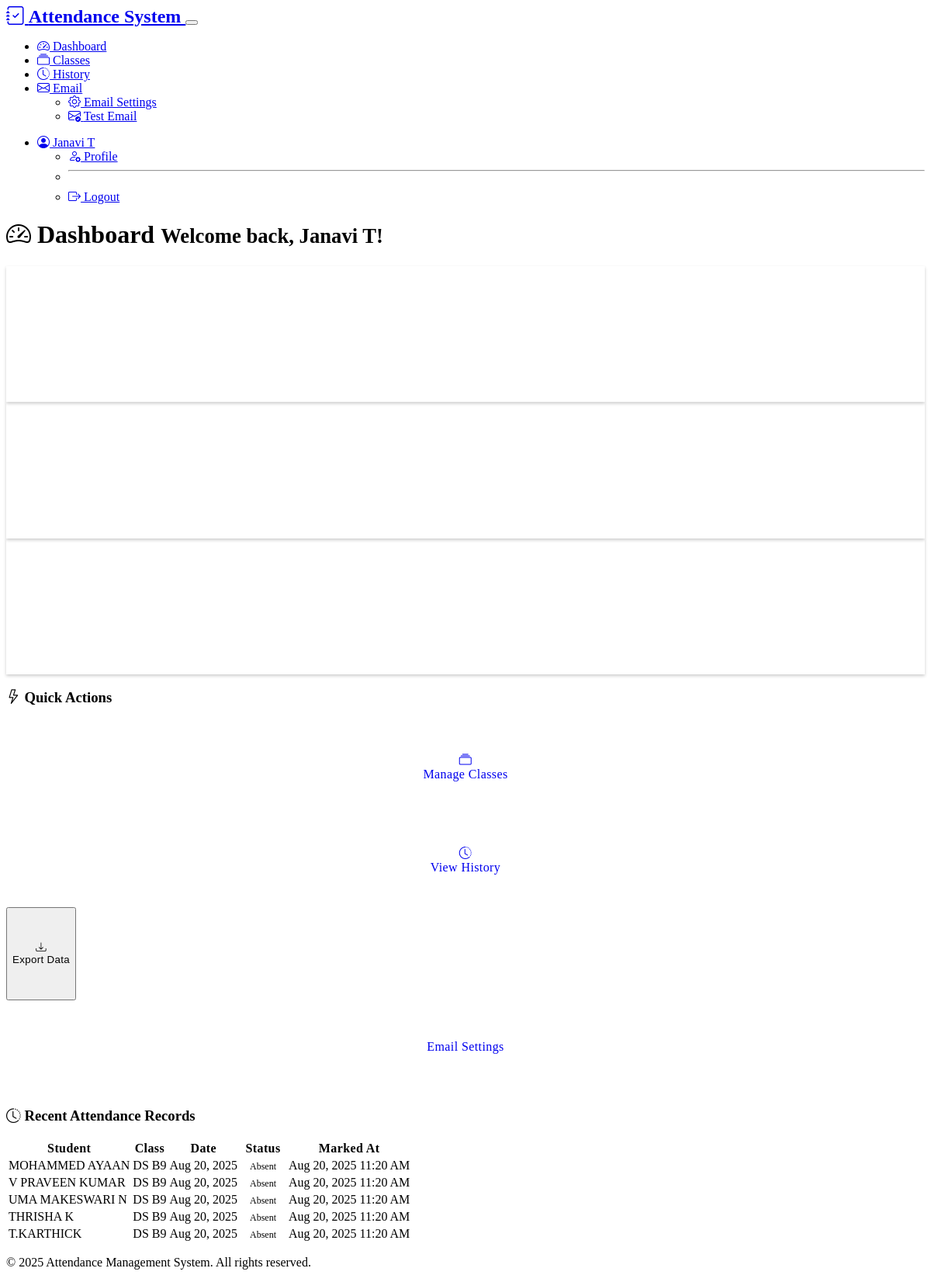
The page /dashboard (signed in) on the database its author committed.
### models.py (models this page shows, shortened)
class Attendance(db.Model):
    id = db.Column(db.Integer, primary_key=True)
    student_id = db.Column(db.Integer, db.ForeignKey('student.id'), nullable=False)
    class_id = db.Column(db.Integer, db.ForeignKey('class.id'), nullable=False)
    date = db.Column(db.Date, nullable=False)
    status = db.Column(db.String(20), nullable=False)  # Present, Absent, Late
    marked_at = db.Column(db.DateTime, default=datetime.utcnow)
    email_sent = db.Column(db.Boolean, default=False)  # Track if absence email was sent
    __table_args__ = (db.UniqueConstraint('student_id', 'class_id', 'date', name='unique_attendance'),)

class Student(db.Model):
    id = db.Column(db.Integer, primary_key=True)
    name = db.Column(db.String(100), nullable=False)
    email = db.Column(db.String(120), nullable=False)
    student_id = db.Column(db.String(50), nullable=False)
    class_id = db.Column(db.Integer, db.ForeignKey('class.id'), nullable=False)
    created_at = db.Column(db.DateTime, default=datetime.utcnow)
    attendance_records = db.relationship('Attendance', backref='student', lazy=True, cascade='all, delete-orphan')

class Class(db.Model):
    id = db.Column(db.Integer, primary_key=True)
    name = db.Column(db.String(100), nullable=False)
    subject = db.Column(db.String(100), nullable=False)
    teacher_id = db.Column(db.Integer, db.ForeignKey('teacher.id'), nullable=False)
    created_at = db.Column(db.DateTime, default=datetime.utcnow)
    students = db.relationship('Student', backref='class_ref', lazy=True, cascade='all, delete-orphan')
    attendance_records = db.relationship('Attendance', backref='class_ref', lazy=True, cascade='all, delete-orphan')

### routes.py (the view)
@main_bp.route('/dashboard')
def dashboard():
    if not require_login():
        return redirect(url_for('main.login'))
    teacher_id = session['teacher_id']
    total_classes = Class.query.filter_by(teacher_id=teacher_id).count()
    total_students = db.session.query(Student).join(Class).filter(Class.teacher_id == teacher_id).count()
    recent_attendance = db.session.query(Attendance).join(Student).join(Class).filter(
        Class.teacher_id == teacher_id
    ).order_by(Attendance.marked_at.desc()).limit(5).all()
    return render_template('dashboard.html',
                         total_classes=total_classes,
                         total_students=total_students,
                         recent_attendance=recent_attendance)

### routes.py (called while the page is built)
def require_login():
    if 'teacher_id' not in session:
        return False
    return True

### templates/dashboard.html (shortened to what this page needs)
{% extends "base.html" %}
{% block content %}
<div class="row">
    <div class="col-12">
        <h1 class="mb-4">
            <i class="bi bi-speedometer2"></i> Dashboard
            <small class="text-muted">Welcome back, {{ session.teacher_name }}!</small>
        </h1>
    </div>
</div>
<div class="row mb-4">
    <div class="col-md-4">
        <div class="card bg-primary">
            <div class="card-body text-center">
                <i class="bi bi-collection display-4"></i>
                <h3 class="mt-2">{{ total_classes }}</h3>
                <p class="mb-0">Total Classes</p>
            </div>
        </div>
    </div>
    <div class="col-md-4">
        <div class="card bg-info">
            <div class="card-body text-center">
                <i class="bi bi-people display-4"></i>
                <h3 class="mt-2">{{ total_students }}</h3>
                <p class="mb-0">Total Students</p>
            </div>
        </div>
    </div>
    <div class="col-md-4">
        <div class="card bg-success">
            <div class="card-body text-center">
                <i class="bi bi-calendar-check display-4"></i>
                <h3 class="mt-2">{{ recent_attendance|length }}</h3>
                <p class="mb-0">Recent Records</p>
            </div>
        </div>
    </div>
</div>
<div class="row mb-4">
    <div class="col-12">
        <h3><i class="bi bi-lightning"></i> Quick Actions</h3>
        <div class="row">
            <div class="col-md-3 mb-3">
                <a href="{{ url_for('main.classes') }}" class="btn btn-outline-primary w-100 p-3">
                    <i class="bi bi-collection display-6 d-block mb-2"></i>
                    Manage Classes
                </a>
            </div>
            <div class="col-md-3 mb-3">
                <a href="{{ url_for('main.history') }}" class="btn btn-outline-info w-100 p-3">
                    <i class="bi bi-clock-history display-6 d-block mb-2"></i>
                    View History
                </a>
            </div>
            <div class="col-md-3 mb-3">
                <button class="btn btn-outline-success w-100 p-3" onclick="showExportModal()">
                    <i class="bi bi-download display-6 d-block mb-2"></i>
                    Export Data
                </button>
            </div>
            <div class="col-md-3 mb-3">
                <a href="{{ url_for('main.email_settings') }}" class="btn btn-outline-warning w-100 p-3">
                    Email Settings
                </a>
            </div>
        </div>
    </div>
</div>
<div class="row">
    <div class="col-12">
        <h3><i class="bi bi-clock-history"></i> Recent Attendance Records</h3>
        {% if recent_attendance %}
        <div class="table-responsive">
            <table class="table table-striped table-hover">
                <thead>
                    <tr>
                        <th>Student</th>
                        <th>Class</th>
                        <th>Date</th>
                        <th>Status</th>
                        <th>Marked At</th>
                    </tr>
                </thead>
                <tbody>
                    {% for record in recent_attendance %}
                    <tr>
                        <td>{{ record.student.name }}</td>
                        <td>{{ record.class_ref.name }}</td>
                        <td>{{ record.date.strftime('%b %d, %Y') }}</td>
                        <td>
                            {% if record.status == 'Present' %}
                                <span class="badge bg-success">{{ record.status }}</span>
                            {% elif record.status == 'Absent' %}
                                <span class="badge bg-danger">{{ record.status }}</span>
                            {% else %}
                                <span class="badge bg-warning">{{ record.status }}</span>
                            {% endif %}
                        </td>
                        <td>{{ record.marked_at.strftime('%b %d, %Y %I:%M %p') }}</td>
                    </tr>
                    {% endfor %}
                </tbody>
            </table>
        </div>
        {% else %}
        <div class="alert alert-info">
            <i class="bi bi-info-circle"></i> No attendance records found. Start marking attendance for your classes!
        </div>
        {% endif %}
    </div>
</div>
{% endblock %}

### static/css/style.css (style rules this page uses)
:root { --bs-border-radius: 0.5rem; --bs-border-radius-lg: 0.75rem; }
.card { border: none; box-shadow: 0 0.125rem 0.25rem rgba(0, 0, 0, 0.2); transition: transform 0.2s ease-in-out, box-shadow 0.2s ease-in-out; }
.badge { font-size: 0.75em; padding: 0.375rem 0.75rem; }
.table { --bs-table-hover-bg: rgba(255, 255, 255, 0.05); }
.table th { border-top: none; font-weight: 600; letter-spacing: 0.025em; }
.btn { font-weight: 500; letter-spacing: 0.025em; transition: all 0.2s ease-in-out; }
.card.bg-primary, .card.bg-info, .card.bg-success, .card.bg-warning, .card.bg-danger { color: white; }
.card.bg-primary .card-body, .card.bg-info .card-body, .card.bg-success .card-body, .card.bg-warning .card-body, .card.bg-danger .card-body { text-align: center; padding: 2rem 1rem; }
.btn.p-3 { min-height: 120px; display: flex; flex-direction: column; align-items: center; justify-content: center; text-decoration: none; }
.table-responsive { border-radius: var(--bs-border-radius); }
[data-bs-theme="dark"] { --bs-body-bg: #1a1d23; --bs-body-color: #dee2e6; }
[data-bs-theme="dark"] .card { background-color: var(--bs-dark); border-color: var(--bs-border-color); }
[data-bs-theme="dark"] .table { --bs-table-color: var(--bs-body-color); --bs-table-bg: transparent; }

### rows shown on the page
Attendance: student.name "MOHAMMED AYAAN", class_ref.name "DS B9", date "Aug 20, 2025", status "Absent", marked_at "Aug 20, 2025 11:20 AM"
Attendance: student.name "V PRAVEEN KUMAR", class_ref.name "DS B9", date "Aug 20, 2025", status "Absent", marked_at "Aug 20, 2025 11:20 AM"
Attendance: student.name "UMA MAKESWARI N", class_ref.name "DS B9", date "Aug 20, 2025", status "Absent", marked_at "Aug 20, 2025 11:20 AM"
Attendance: student.name "THRISHA K", class_ref.name "DS B9", date "Aug 20, 2025", status "Absent", marked_at "Aug 20, 2025 11:20 AM"
Attendance: student.name "T.KARTHICK", class_ref.name "DS B9", date "Aug 20, 2025", status "Absent", marked_at "Aug 20, 2025 11:20 AM"

### other values the page prints
{{ session.teacher_name }} "Janavi T"
